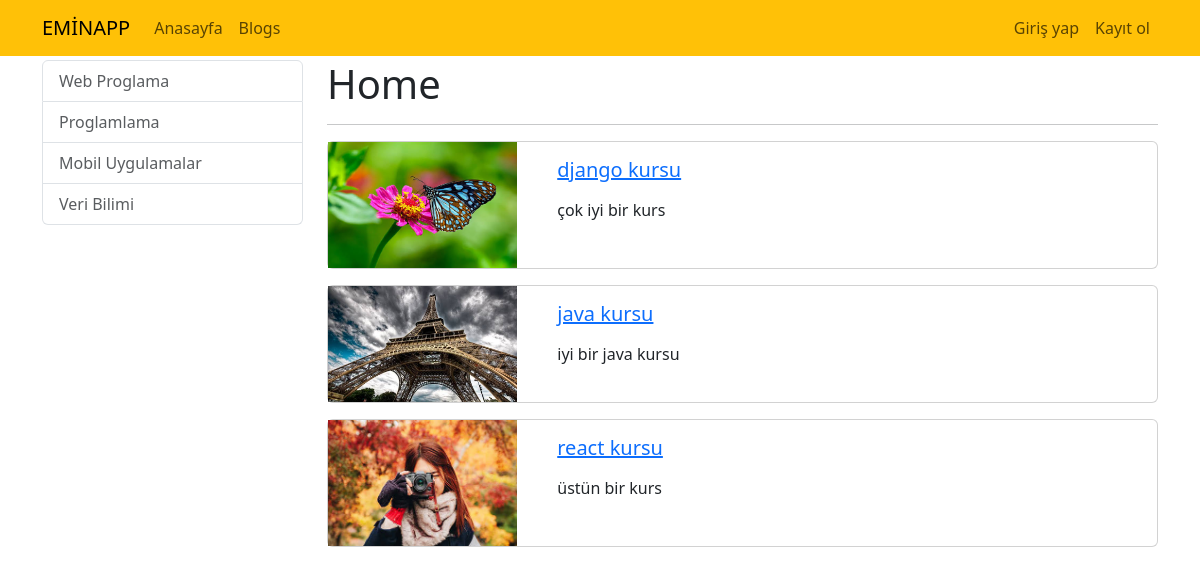
The page / on the database its author committed.
### blogapp/blog/models.py (models this page shows, shortened)
class Category(models.Model):
    name = models.CharField(max_length=200)
    slug = models.SlugField(null=False, blank=True,
                            unique=True, db_index=True, editable=False)

class Blog(models.Model):
    title = models.CharField(max_length=200)
    image = models.ImageField(upload_to="blogs")
    description = RichTextField()
    is_active = models.BooleanField(default=False)
    is_home = models.BooleanField(default=False)
    slug = models.SlugField(null=False, blank=True,
                            unique=True, db_index=True, editable=False)
    categories = models.ManyToManyField(Category, blank=True)

### blogapp/blog/views.py (the view)
# urls.py: path('', views.index, name="home"),
def index(request):
    context = {
        "blogs": Blog.objects.filter(is_active=True, is_home=True),
        "categories": Category.objects.all()
    }
    return render(request, 'index.html', context)

### blogapp/blog/templates/index.html (shortened to what this page needs)
{% extends "base.html" %}
{% load static %}
{% block style_css %}
    <link rel="stylesheet" href="{% static 'css/style.css' %}">
{% endblock %}
{% block content %}
<div class="container mt-1">
    <div class="row">
            <div class="col-3">
             {% include 'partials/_categories.html' %}
            </div>
            <div class="col-9">
                <h1>Home</h1>
                <hr>
                {% for blog in blogs %}
                    {% if blog.is_home and blog.is_active %}
                        {% include 'blog/partials/_blog.html' %}
                    {% endif %}
                {% endfor %}
            </div>
    </div>
</div>
{% endblock %}

### templates/partials/_categories.html
<div class="list-group">
    {% for category in categories %}
        {% if selected_category == category.slug %}
            <a class="list-group-item list-group-item-action active" href="{% url "blogs_by_category" category.slug %}">{{ category.name|title }}</a>
        {% else %}
            <a class="list-group-item list-group-item-action" href="{% url "blogs_by_category" category.slug %}">{{ category.name|title }}</a>
        {% endif %}
    {% endfor %}
</div>

### blogapp/blog/templates/blog/partials/_blog.html
{% load static %}
<div class="card mb-3">
    <div class="row">
        <div class="col-md-3">
            <img src="{{ blog.image.url }}" alt="" class="img-fluid">
        </div>
            <div class="col-md-9">
                <div class="card-body">
                    <h5 class="card-title">
                        <a href="{% url 'blogs_details' blog.slug %}">
                        {{ blog.title }}
                        </a>
                    </h5>
                    <p class="card-text">{{ blog.description|safe }}</p>
                </div>
            </div>
    </div>
</div>

### rows shown on the page
Category: name "Web Proglama"
Category: name "Proglamlama"
Category: name "Mobil Uygulamalar"
Category: name "Veri Bilimi"
Blog: image (picture), title "django kursu", description "çok iyi bir kurs"
Blog: image (picture), title "java kursu", description "iyi bir java kursu"
Blog: image (picture), title "react kursu", description "üstün bir kurs"
